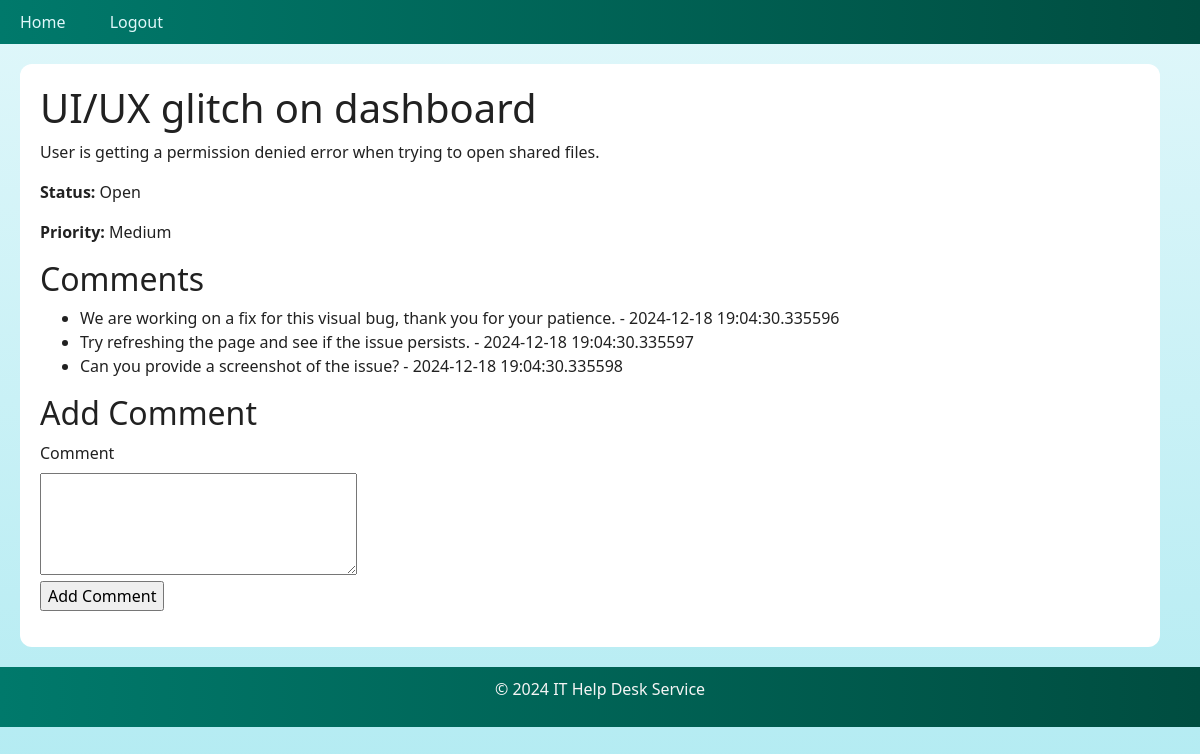
The app's page /ticket/6 (signed in) with its own data.
### app/models.py (models this page shows, shortened)
class Ticket(db.Model):
    id = db.Column(db.Integer, primary_key=True)
    title = db.Column(db.String(100), nullable=False)
    description = db.Column(db.Text, nullable=False)
    status = db.Column(db.String(20), nullable=False)  # e.g., 'Open', 'In Progress', 'Resolved'
    priority = db.Column(db.String(20), nullable=False)  # e.g., 'Low', 'Medium', 'High'
    created_date = db.Column(db.DateTime, default=db.func.current_timestamp())
    resolved_date = db.Column(db.DateTime, nullable=True)
    user_id = db.Column(db.Integer, db.ForeignKey('user.id'), nullable=False)
    user = db.relationship('User')

class Comment(db.Model):
    id = db.Column(db.Integer, primary_key=True)
    content = db.Column(db.Text)
    timestamp = db.Column(db.DateTime, index=True, default=datetime.utcnow)
    ticket_id = db.Column(db.Integer, db.ForeignKey('ticket.id'))
    user_id = db.Column(db.Integer, db.ForeignKey('user.id'))

### app/routes.py (the view)
@bp.route('/ticket/<int:id>', methods=['GET', 'POST'])
@login_required
def ticket(id):
    ticket = Ticket.query.get_or_404(id)
    comments = Comment.query.filter_by(ticket_id=id).all()
    form = CommentForm()
    if form.validate_on_submit():
        comment = Comment(content=form.content.data, ticket_id=id, user_id=current_user.id)
        db.session.add(comment)
        db.session.commit()
        flash('Your comment has been added.')
        return redirect(url_for('routes.ticket', id=id))  # Correctly prefixed
    return render_template('ticket.html', title=ticket.title, ticket=ticket, comments=comments, form=form)

### app/forms.py
class CommentForm(FlaskForm):
    content = TextAreaField('Comment', validators=[DataRequired(), Length(min=1, max=1000)])
    submit = SubmitField('Add Comment')

### app/__init__.py (called while the page is built)
@login.user_loader
def load_user(user_id):
    from app.models import User
    return User.query.get(int(user_id))

### app/templates/ticket.html (shortened to what this page needs)
{% extends "base.html" %}
{% block content %}
  <h1>{{ ticket.title }}</h1>
  <p>{{ ticket.description }}</p>
  <p><strong>Status:</strong> {{ ticket.status }}</p>
  <p><strong>Priority:</strong> {{ ticket.priority }}</p>
  <h2>Comments</h2>
  <ul>
    {% for comment in comments %}
      <li>{{ comment.content }} - {{ comment.timestamp }}</li>
    {% endfor %}
  </ul>
  <h2>Add Comment</h2>
  <form method="post" action="{{ url_for('routes.ticket', id=ticket.id) }}">
    <p>
      {{ form.content.label }}<br>
      {{ form.content(cols=32, rows=4) }}<br>
      {{ form.submit() }}
    </p>
  </form>
{% endblock %}

### app/static/styles.css (style rules this page uses)
:root { --primary-bg-start: #e0f7fa; --primary-bg-end: #b2ebf2; --secondary-bg-color: #ffffff; --header-footer-bg-start: #00796b; --header-footer-bg-end: #004d40; --nav-link-color: #e0f7fa; --nav-link-hover-color: #80cbc4; --accent-button-bg-start: #4db6ac; --accent-button-bg-end: #26a69a; --text-color-dark: #212121; --text-color-light: #f5f5f5; --alert-success-bg: #e8f5e9; --alert-success-color: #2e7d32; --alert-error-bg: #ffebee; --alert-error-color: #c62828; }
body { font-family: 'Segoe UI', 'Helvetica Neue', Arial, sans-serif; background: linear-gradient(to bottom, var(--primary-bg-start), var(--primary-bg-end)); background-attachment: fixed; margin: 0; padding: 0; color: var(--text-color-dark); }

### records on screen
Ticket: title "UI/UX glitch on dashboard", description "User is getting a permission denied error when trying to open shared files.", status "Open", priority "Medium"
Comment: content "We are working on a fix for this visual bug, thank you for your patience.", timestamp "2024-12-18 19:04:30.335596"
Comment: content "Try refreshing the page and see if the issue persists.", timestamp "2024-12-18 19:04:30.335597"
Comment: content "Can you provide a screenshot of the issue?", timestamp "2024-12-18 19:04:30.335598"
